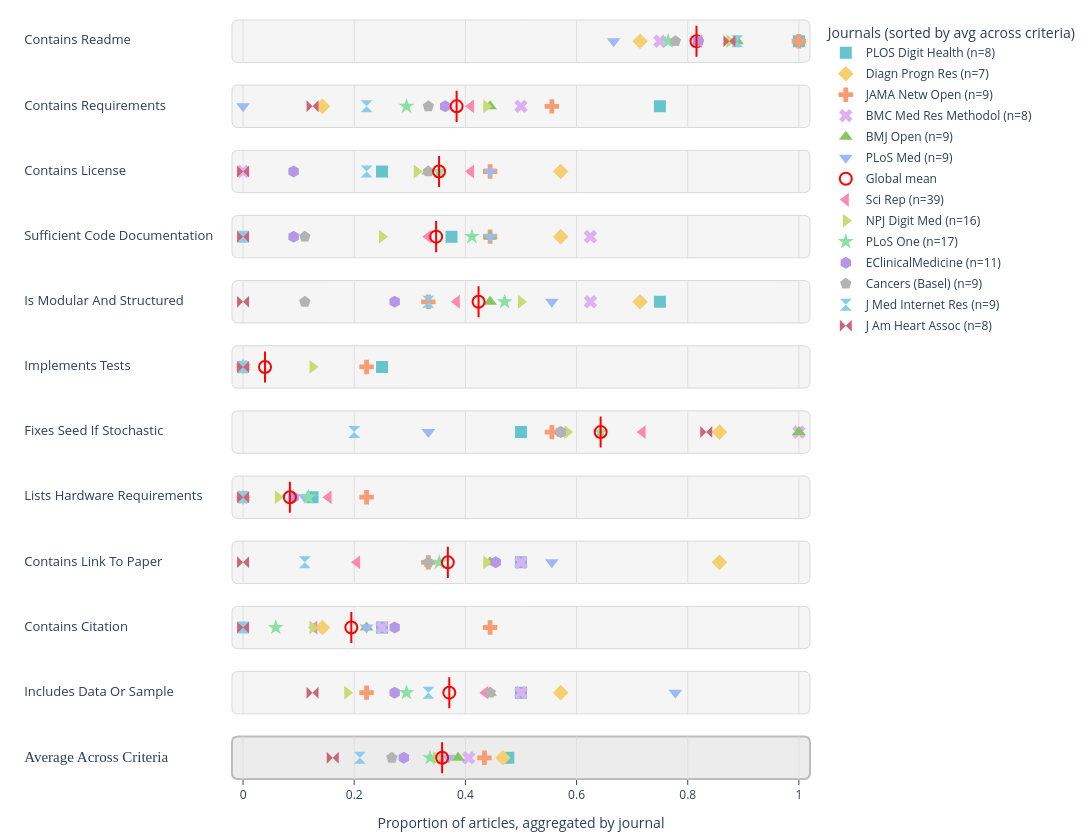

The notebook cell saved with this chart:
### Markdown cell above
## Comparing Journals' code sharing practices

### Code cell
import numpy as np
import pandas as pd
import plotly.graph_objects as go
from plotly.subplots import make_subplots
from plotly.colors import qualitative

# ------------------------------------------------------------
# 1) Filter to OK repositories
# ------------------------------------------------------------
df = df_repo_assessment[df_repo_assessment["repo_status"] == RepoStatus.OK].copy()

journal_col = "Journal/Book"

criteria = [
    "contains_readme",
    "contains_requirements",
    "contains_license",
    "sufficient_code_documentation",
    "is_modular_and_structured",
    "implements_tests",
    "fixes_seed_if_stochastic",
    "lists_hardware_requirements",
    "contains_link_to_paper",
    "contains_citation",
    "includes_data_or_sample",
]
criteria = [c for c in criteria if c in df.columns]

# Clean journals
df[journal_col] = df[journal_col].astype("string").str.strip()
df = df.dropna(subset=[journal_col])

# Coerce criteria to numeric 0/1
for c in criteria:
    df[c] = df[c].replace({True: 1, False: 0, "True": 1, "False": 0})
    df[c] = pd.to_numeric(df[c], errors="coerce")

# ------------------------------------------------------------
# 2) Add per-repo average across criteria
# ------------------------------------------------------------
AVG_COL = "__avg_across_criteria__"
df[AVG_COL] = df[criteria].mean(axis=1, skipna=True)

# Global means
global_mean = df[criteria].mean()
global_mean_avg = float(df[AVG_COL].mean())

# ------------------------------------------------------------
# 3) Journals with >5 OK repos + journal means
# ------------------------------------------------------------
journal_n = df[journal_col].value_counts()
valid_journals = journal_n[journal_n > 5].index.astype(str)

df_j = df[df[journal_col].astype(str).isin(valid_journals)].copy()
df_j[journal_col] = df_j[journal_col].astype(str)

journal_mean_long = (
    df_j.groupby(journal_col)[criteria]
      .mean()
      .stack()
      .rename("mean")
      .reset_index()
      .rename(columns={"level_1": "criterion"})
)
journal_mean_long[journal_col] = journal_mean_long[journal_col].astype(str)
journal_mean_long["n_in_journal"] = journal_mean_long[journal_col].map(journal_n).astype(int)
journal_mean_long = journal_mean_long.dropna(subset=["mean"])

# Journal "average across criteria"
journal_avg = (
    df_j.groupby(journal_col)[AVG_COL]
      .mean()
      .rename("mean")
      .reset_index()
)
journal_avg["criterion"] = AVG_COL
journal_avg[journal_col] = journal_avg[journal_col].astype(str)
journal_avg["n_in_journal"] = journal_avg[journal_col].map(journal_n).astype(int)

journal_mean_long = pd.concat(
    [journal_mean_long, journal_avg[[journal_col, "criterion", "mean", "n_in_journal"]]],
    ignore_index=True
)

pretty = lambda s: s.replace("_", " ").title()
def pretty_criterion(c):
    return "Average Across Criteria" if c == AVG_COL else pretty(c)

# ------------------------------------------------------------
# 4) Sort journals by decreasing "average across criteria"
#    and compute where Global mean should be inserted in the legend
# ------------------------------------------------------------
avg_by_journal = (
    journal_avg.set_index(journal_col)["mean"]
    .reindex(valid_journals.astype(str))
    .dropna()
)

journals_sorted = avg_by_journal.sort_values(ascending=False).index.tolist()
journal_label = {j: f"{j} (n={int(journal_n[j])})" for j in journals_sorted}

# Insertion index for global mean in descending order
global_insert_idx = int((avg_by_journal.loc[journals_sorted] >= global_mean_avg).sum())

# Styles
symbols = [
    "square", "diamond", "cross", "x",
    "triangle-up", "triangle-down", "triangle-left", "triangle-right",
    "star", "hexagon", "pentagon", "hourglass", "bowtie"
]
palette = qualitative.Pastel + qualitative.Safe

journal_style = {
    j: dict(
        color=palette[i % len(palette)],
        symbol=symbols[i % len(symbols)],
    )
    for i, j in enumerate(journals_sorted)
}

# ------------------------------------------------------------
# 5) Plot
# ------------------------------------------------------------
criteria_plot = criteria + [AVG_COL]
nrows = len(criteria_plot)

fig = make_subplots(
    rows=nrows,
    cols=2,
    column_widths=[0.11, 0.30],
    horizontal_spacing=0,
    vertical_spacing=0.03,
    specs=[[{"type": "xy"}, {"type": "xy"}] for _ in range(nrows)],
)

# We'll draw panel backgrounds ourselves, so keep plot bg transparent
fig.update_layout(
    plot_bgcolor="rgba(0,0,0,0)",
    paper_bgcolor="white",
)

# Panel styling
PLOT_PANEL_BG = "#F5F5F5"
PLOT_PANEL_BG_LAST = "#ECECEC"
PLOT_PANEL_BORDER = "#D9D9D9"
PLOT_PANEL_BORDER_LAST = "#BDBDBD"
X_GRID_COLOR = "#E0E0E0"
RADIUS = 0.008

# Marker styling (your request)
MARKER_SIZE = 12
GLOBAL_LINE_WIDTH = 2
GLOBAL_CIRCLE_LINE_WIDTH = 2  # "width of 2" for the open circle outline

def rounded_rect_path(x0, x1, y0, y1, r):
    r = min(r, (x1 - x0) / 2, (y1 - y0) / 2)
    return (
        f"M {x0+r},{y0} "
        f"L {x1-r},{y0} Q {x1},{y0} {x1},{y0+r} "
        f"L {x1},{y1-r} Q {x1},{y1} {x1-r},{y1} "
        f"L {x0+r},{y1} Q {x0},{y1} {x0},{y1-r} "
        f"L {x0},{y0+r} Q {x0},{y0} {x0+r},{y0} Z"
    )

for i, c in enumerate(criteria_plot, start=1):
    is_avg_row = (c == AVG_COL)
    label = pretty_criterion(c)

    # Left label cell background
    fig.add_shape(
        type="rect",
        x0=0, x1=1, y0=0, y1=1,
        xref="x domain", yref="y domain",
        fillcolor="white",
        line=dict(width=0),
        layer="below",
        row=i, col=1,
    )

    # Left column label
    fig.add_trace(
        go.Scatter(
            x=[0.02], y=[0],
            mode="text",
            text=[label],
            textposition="middle right",
            textfont=dict(size=15 if is_avg_row else 13, family="Arial Black" if is_avg_row else None),
            showlegend=False,
            hoverinfo="skip",
        ),
        row=i, col=1,
    )
    fig.update_xaxes(row=i, col=1, visible=False, showgrid=False, zeroline=False, range=[0, 1])
    fig.update_yaxes(row=i, col=1, visible=False, showgrid=False, zeroline=False, range=[-1, 1])

    # Global mean for this row
    gm = global_mean_avg if is_avg_row else float(global_mean[c])

    # Global mean vertical line (no legend)
    fig.add_shape(
        type="line",
        x0=gm, x1=gm,
        y0=-0.22, y1=0.22,
        line=dict(color="red", width=GLOBAL_LINE_WIDTH),
        row=i, col=2,
    )

    # Right column: journals + global mean marker inserted in legend order (row 1)
    d = journal_mean_long[journal_mean_long["criterion"] == c].copy()
    legend_on = (i == 1)

    inserted = False
    for k, j in enumerate(journals_sorted):
        # Insert "Global mean" legend entry at correct rank (row 1 only)
        if legend_on and (not inserted) and (k == global_insert_idx):
            fig.add_trace(
                go.Scatter(
                    x=[gm], y=[0.0],
                    mode="markers",
                    marker=dict(
                        color="red",
                        size=MARKER_SIZE,
                        symbol="circle-open",
                        line=dict(width=GLOBAL_CIRCLE_LINE_WIDTH),
                    ),
                    name="Global mean",
                    showlegend=True,
                    legendgroup="__global__",
                    hovertemplate=f"Criterion: {label}<br>Global mean: {gm:.3f}<extra></extra>",
                ),
                row=i, col=2,
            )
            inserted = True

        dj = d[d[journal_col] == j]
        if dj.empty:
            continue

        st = journal_style[j]
        xval = float(dj["mean"].iloc[0])
        nval = int(dj["n_in_journal"].iloc[0])

        fig.add_trace(
            go.Scatter(
                x=[xval], y=[0.0],
                mode="markers",
                marker=dict(
                    color=st["color"],
                    symbol=st["symbol"],
                    size=MARKER_SIZE,
                    line=dict(width=0),
                ),
                name=journal_label[j],
                showlegend=legend_on,
                legendgroup=j,
                hovertemplate=(
                    f"Journal: {j}<br>"
                    f"n: {nval}<br>"
                    f"Criterion: {label}<br>"
                    "Mean: %{x:.3f}<extra></extra>"
                ),
            ),
            row=i, col=2,
        )

    # If global mean belongs at the end (row 1 only)
    if legend_on and (not inserted):
        fig.add_trace(
            go.Scatter(
                x=[gm], y=[0.0],
                mode="markers",
                marker=dict(
                    color="red",
                    size=MARKER_SIZE,
                    symbol="circle-open",
                    line=dict(width=GLOBAL_CIRCLE_LINE_WIDTH),
                ),
                name="Global mean",
                showlegend=True,
                legendgroup="__global__",
                hovertemplate=f"Criterion: {label}<br>Global mean: {gm:.3f}<extra></extra>",
            ),
            row=i, col=2,
        )
    elif not legend_on:
        # Still plot the global mean marker on every row (no legend)
        fig.add_trace(
            go.Scatter(
                x=[gm], y=[0.0],
                mode="markers",
                marker=dict(
                    color="red",
                    size=MARKER_SIZE,
                    symbol="circle-open",
                    line=dict(width=GLOBAL_CIRCLE_LINE_WIDTH),
                ),
                name="Global mean",
                showlegend=False,
                legendgroup="__global__",
                hovertemplate=f"Criterion: {label}<br>Global mean: {gm:.3f}<extra></extra>",
            ),
            row=i, col=2,
        )

    # Axes (x-axis only on last row; vertical gridlines only)
    fig.update_xaxes(
        range=[-0.02, 1.02],
        showgrid=True,
        gridcolor=X_GRID_COLOR,
        zeroline=False,
        title_text="Proportion of articles, aggregated by journal" if i == nrows else "",
        showticklabels=(i == nrows),
        ticks="outside" if i == nrows else "",
        row=i, col=2,
    )
    fig.update_yaxes(
        range=[-0.3, 0.3],
        showticklabels=False,
        ticks="",
        zeroline=False,
        showgrid=False,
        row=i, col=2,
    )

# Rounded plot panels for right column
for i in range(1, nrows + 1):
    ax_id = 2 * i  # right subplot axes index
    xa = fig.layout[f"xaxis{ax_id}"]
    ya = fig.layout[f"yaxis{ax_id}"]

    x0, x1 = xa.domain
    y0, y1 = ya.domain

    is_last = (i == nrows)

    fig.add_shape(
        type="path",
        path=rounded_rect_path(x0, x1, y0, y1, RADIUS),
        xref="paper",
        yref="paper",
        fillcolor=PLOT_PANEL_BG_LAST if is_last else PLOT_PANEL_BG,
        line=dict(
            color=PLOT_PANEL_BORDER_LAST if is_last else PLOT_PANEL_BORDER,
            width=2 if is_last else 1
        ),
        layer="below",
    )

fig.update_layout(
    width=1200,
    height=max(450, 70 * nrows),
    margin=dict(l=20, r=20, t=20, b=40),
    legend=dict(
        title="Journals (sorted by avg across criteria)",
        x=1.02, y=1.0,
        xanchor="left", yanchor="top",
        itemsizing="constant",
        tracegroupgap=2,
    ),
)

fig.show()
fig.write_image("../figures/figure6_repo_practices_by_journal.png", scale=3)  # scale controls sharpness
